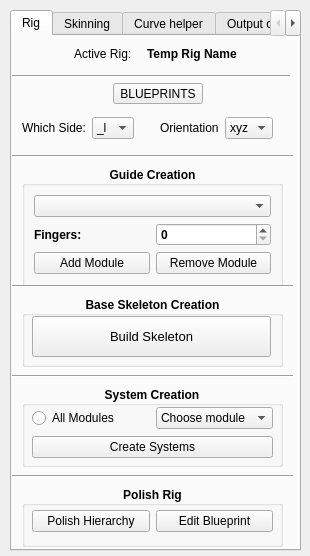
<?xml version="1.0" encoding="UTF-8"?>
<ui version="4.0">
 <class>Form</class>
 <widget class="QWidget" name="Form">
  <property name="geometry">
   <rect>
    <x>0</x>
    <y>0</y>
    <width>310</width>
    <height>556</height>
   </rect>
  </property>
  <property name="windowTitle">
   <string>Form</string>
  </property>
  <widget class="QTabWidget" name="tabWidget">
   <property name="geometry">
    <rect>
     <x>10</x>
     <y>10</y>
     <width>291</width>
     <height>541</height>
    </rect>
   </property>
   <property name="currentIndex">
    <number>0</number>
   </property>
   <widget class="QWidget" name="tab_rig">
    <attribute name="title">
     <string>Rig</string>
    </attribute>
    <widget class="QGroupBox" name="groupBox">
     <property name="geometry">
      <rect>
       <x>10</x>
       <y>130</y>
       <width>261</width>
       <height>121</height>
      </rect>
     </property>
     <property name="sizePolicy">
      <sizepolicy hsizetype="Preferred" vsizetype="Preferred">
       <horstretch>0</horstretch>
       <verstretch>0</verstretch>
      </sizepolicy>
     </property>
     <property name="font">
      <font>
       <family>MS Shell Dlg 2</family>
       <weight>75</weight>
       <italic>false</italic>
       <bold>true</bold>
       <underline>false</underline>
       <strikeout>false</strikeout>
       <kerning>false</kerning>
      </font>
     </property>
     <property name="title">
      <string>Guide Creation</string>
     </property>
     <property name="alignment">
      <set>Qt::AlignCenter</set>
     </property>
     <property name="checkable">
      <bool>false</bool>
     </property>
     <layout class="QGridLayout" name="gridLayout">
      <item row="1" column="0">
       <layout class="QGridLayout" name="gridLayout_3">
        <item row="1" column="0">
         <widget class="QComboBox" name="module_picker_ddbox"/>
        </item>
        <item row="2" column="0">
         <layout class="QHBoxLayout" name="horizontalLayout_6">
          <item>
           <widget class="QLabel" name="label_8">
            <property name="text">
             <string>Fingers:</string>
            </property>
           </widget>
          </item>
          <item>
           <widget class="QSpinBox" name="spinBox"/>
          </item>
         </layout>
        </item>
       </layout>
      </item>
      <item row="2" column="0">
       <layout class="QGridLayout" name="gridLayout_2">
        <item row="0" column="0">
         <widget class="QPushButton" name="add_mdl_btn">
          <property name="font">
           <font>
            <weight>50</weight>
            <bold>false</bold>
           </font>
          </property>
          <property name="text">
           <string>Add Module</string>
          </property>
         </widget>
        </item>
        <item row="0" column="1">
         <widget class="QPushButton" name="remove_mdl_btn">
          <property name="font">
           <font>
            <weight>50</weight>
            <bold>false</bold>
           </font>
          </property>
          <property name="text">
           <string>Remove Module</string>
          </property>
         </widget>
        </item>
       </layout>
      </item>
     </layout>
    </widget>
    <widget class="QGroupBox" name="groupBox_2">
     <property name="geometry">
      <rect>
       <x>10</x>
       <y>260</y>
       <width>261</width>
       <height>71</height>
      </rect>
     </property>
     <property name="font">
      <font>
       <weight>75</weight>
       <bold>true</bold>
      </font>
     </property>
     <property name="title">
      <string>Base Skeleton Creation</string>
     </property>
     <property name="alignment">
      <set>Qt::AlignCenter</set>
     </property>
     <widget class="QPushButton" name="build_skeleton_btn">
      <property name="geometry">
       <rect>
        <x>10</x>
        <y>20</y>
        <width>239</width>
        <height>41</height>
       </rect>
      </property>
      <property name="baseSize">
       <size>
        <width>40</width>
        <height>49</height>
       </size>
      </property>
      <property name="font">
       <font>
        <pointsize>10</pointsize>
        <weight>50</weight>
        <bold>false</bold>
       </font>
      </property>
      <property name="text">
       <string>Build Skeleton</string>
      </property>
     </widget>
    </widget>
    <widget class="Line" name="line">
     <property name="geometry">
      <rect>
       <x>-3</x>
       <y>30</y>
       <width>281</width>
       <height>20</height>
      </rect>
     </property>
     <property name="orientation">
      <enum>Qt::Horizontal</enum>
     </property>
    </widget>
    <widget class="QGroupBox" name="groupBox_3">
     <property name="geometry">
      <rect>
       <x>10</x>
       <y>350</y>
       <width>261</width>
       <height>81</height>
      </rect>
     </property>
     <property name="font">
      <font>
       <weight>75</weight>
       <bold>true</bold>
      </font>
     </property>
     <property name="title">
      <string>System Creation</string>
     </property>
     <property name="alignment">
      <set>Qt::AlignCenter</set>
     </property>
     <widget class="QWidget" name="gridLayoutWidget_7">
      <property name="geometry">
       <rect>
        <x>10</x>
        <y>20</y>
        <width>241</width>
        <height>53</height>
       </rect>
      </property>
      <layout class="QGridLayout" name="gridLayout_8">
       <item row="1" column="0">
        <widget class="QPushButton" name="Create_systems_btn">
         <property name="font">
          <font>
           <weight>50</weight>
           <bold>false</bold>
           <underline>false</underline>
           <strikeout>false</strikeout>
          </font>
         </property>
         <property name="text">
          <string>Create Systems</string>
         </property>
        </widget>
       </item>
       <item row="0" column="0">
        <layout class="QGridLayout" name="gridLayout_11">
         <item row="0" column="1">
          <widget class="QComboBox" name="Sys_choose_mdl_ddbox">
           <property name="font">
            <font>
             <weight>50</weight>
             <bold>false</bold>
            </font>
           </property>
           <item>
            <property name="text">
             <string>Choose module</string>
            </property>
           </item>
          </widget>
         </item>
         <item row="0" column="0">
          <widget class="QRadioButton" name="Sys_add_mdl_radioBtn">
           <property name="font">
            <font>
             <weight>50</weight>
             <bold>false</bold>
            </font>
           </property>
           <property name="text">
            <string>All Modules</string>
           </property>
          </widget>
         </item>
        </layout>
       </item>
      </layout>
     </widget>
    </widget>
    <widget class="Line" name="line_2">
     <property name="geometry">
      <rect>
       <x>0</x>
       <y>110</y>
       <width>281</width>
       <height>20</height>
      </rect>
     </property>
     <property name="orientation">
      <enum>Qt::Horizontal</enum>
     </property>
    </widget>
    <widget class="Line" name="line_3">
     <property name="geometry">
      <rect>
       <x>0</x>
       <y>240</y>
       <width>281</width>
       <height>20</height>
      </rect>
     </property>
     <property name="orientation">
      <enum>Qt::Horizontal</enum>
     </property>
    </widget>
    <widget class="QGroupBox" name="groupBox_4">
     <property name="geometry">
      <rect>
       <x>10</x>
       <y>450</y>
       <width>261</width>
       <height>61</height>
      </rect>
     </property>
     <property name="font">
      <font>
       <weight>75</weight>
       <bold>true</bold>
      </font>
     </property>
     <property name="title">
      <string>Polish Rig</string>
     </property>
     <property name="alignment">
      <set>Qt::AlignCenter</set>
     </property>
     <widget class="QWidget" name="gridLayoutWidget_9">
      <property name="geometry">
       <rect>
        <x>10</x>
        <y>20</y>
        <width>241</width>
        <height>31</height>
       </rect>
      </property>
      <layout class="QGridLayout" name="gridLayout_10">
       <item row="0" column="1">
        <widget class="QPushButton" name="Polish_btn">
         <property name="font">
          <font>
           <weight>50</weight>
           <bold>false</bold>
           <underline>false</underline>
           <strikeout>false</strikeout>
          </font>
         </property>
         <property name="text">
          <string>Polish Hierarchy</string>
         </property>
        </widget>
       </item>
       <item row="0" column="2">
        <widget class="QPushButton" name="Polish_btn_2">
         <property name="font">
          <font>
           <weight>50</weight>
           <bold>false</bold>
           <underline>false</underline>
           <strikeout>false</strikeout>
          </font>
         </property>
         <property name="text">
          <string>Edit Blueprint</string>
         </property>
        </widget>
       </item>
      </layout>
     </widget>
    </widget>
    <widget class="Line" name="line_4">
     <property name="geometry">
      <rect>
       <x>0</x>
       <y>330</y>
       <width>281</width>
       <height>20</height>
      </rect>
     </property>
     <property name="orientation">
      <enum>Qt::Horizontal</enum>
     </property>
    </widget>
    <widget class="Line" name="line_5">
     <property name="geometry">
      <rect>
       <x>0</x>
       <y>430</y>
       <width>281</width>
       <height>20</height>
      </rect>
     </property>
     <property name="orientation">
      <enum>Qt::Horizontal</enum>
     </property>
    </widget>
    <widget class="QWidget" name="gridLayoutWidget_11">
     <property name="geometry">
      <rect>
       <x>54</x>
       <y>0</y>
       <width>171</width>
       <height>36</height>
      </rect>
     </property>
     <layout class="QGridLayout" name="gridLayout_12">
      <property name="leftMargin">
       <number>8</number>
      </property>
      <property name="spacing">
       <number>0</number>
      </property>
      <item row="0" column="1">
       <widget class="QLabel" name="rig_name_temp">
        <property name="font">
         <font>
          <pointsize>9</pointsize>
          <weight>75</weight>
          <bold>true</bold>
         </font>
        </property>
        <property name="text">
         <string>Temp Rig Name</string>
        </property>
       </widget>
      </item>
      <item row="0" column="0">
       <widget class="QLabel" name="label_2">
        <property name="enabled">
         <bool>true</bool>
        </property>
        <property name="text">
         <string>Active Rig:</string>
        </property>
       </widget>
      </item>
     </layout>
    </widget>
    <widget class="QLabel" name="image_lbl">
     <property name="geometry">
      <rect>
       <x>10</x>
       <y>0</y>
       <width>31</width>
       <height>31</height>
      </rect>
     </property>
     <property name="sizePolicy">
      <sizepolicy hsizetype="Minimum" vsizetype="Minimum">
       <horstretch>0</horstretch>
       <verstretch>0</verstretch>
      </sizepolicy>
     </property>
     <property name="text">
      <string/>
     </property>
     <property name="pixmap">
      <pixmap>E:/YR2/Branding/logo_new_transparent.png</pixmap>
     </property>
     <property name="scaledContents">
      <bool>true</bool>
     </property>
    </widget>
    <widget class="QWidget" name="gridLayoutWidget_4">
     <property name="geometry">
      <rect>
       <x>10</x>
       <y>40</y>
       <width>271</width>
       <height>71</height>
      </rect>
     </property>
     <layout class="QGridLayout" name="gridLayout_5">
      <item row="0" column="0">
       <layout class="QHBoxLayout" name="horizontalLayout_5">
        <item>
         <spacer name="horizontalSpacer_2">
          <property name="orientation">
           <enum>Qt::Horizontal</enum>
          </property>
          <property name="sizeHint" stdset="0">
           <size>
            <width>40</width>
            <height>20</height>
           </size>
          </property>
         </spacer>
        </item>
        <item>
         <widget class="QToolButton" name="blueprints_menu_toolbtn">
          <property name="minimumSize">
           <size>
            <width>10</width>
            <height>11</height>
           </size>
          </property>
          <property name="maximumSize">
           <size>
            <width>16777215</width>
            <height>16777215</height>
           </size>
          </property>
          <property name="text">
           <string>BLUEPRINTS</string>
          </property>
         </widget>
        </item>
        <item>
         <spacer name="horizontalSpacer_3">
          <property name="orientation">
           <enum>Qt::Horizontal</enum>
          </property>
          <property name="sizeHint" stdset="0">
           <size>
            <width>10</width>
            <height>20</height>
           </size>
          </property>
         </spacer>
        </item>
       </layout>
      </item>
      <item row="1" column="0">
       <layout class="QGridLayout" name="gridLayout_7">
        <item row="0" column="0">
         <widget class="QLabel" name="whichside_lbl">
          <property name="text">
           <string>Which Side:</string>
          </property>
         </widget>
        </item>
        <item row="0" column="1">
         <widget class="QComboBox" name="whichside_ddbox">
          <item>
           <property name="text">
            <string>_l</string>
           </property>
          </item>
          <item>
           <property name="text">
            <string>_r</string>
           </property>
          </item>
         </widget>
        </item>
        <item row="0" column="3">
         <layout class="QGridLayout" name="gridLayout_9">
          <item row="0" column="0">
           <widget class="QLabel" name="orientation_lbl">
            <property name="text">
             <string>Orientation</string>
            </property>
           </widget>
          </item>
          <item row="0" column="1">
           <widget class="QComboBox" name="orientation_ddbox">
            <item>
             <property name="text">
              <string>xyz</string>
             </property>
            </item>
            <item>
             <property name="text">
              <string>yzx</string>
             </property>
            </item>
            <item>
             <property name="text">
              <string>zxy</string>
             </property>
            </item>
           </widget>
          </item>
          <item row="0" column="2">
           <spacer name="horizontalSpacer_4">
            <property name="orientation">
             <enum>Qt::Horizontal</enum>
            </property>
            <property name="sizeHint" stdset="0">
             <size>
              <width>40</width>
              <height>20</height>
             </size>
            </property>
           </spacer>
          </item>
         </layout>
        </item>
        <item row="0" column="2">
         <spacer name="horizontalSpacer">
          <property name="orientation">
           <enum>Qt::Horizontal</enum>
          </property>
          <property name="sizeHint" stdset="0">
           <size>
            <width>40</width>
            <height>20</height>
           </size>
          </property>
         </spacer>
        </item>
       </layout>
      </item>
     </layout>
    </widget>
   </widget>
   <widget class="QWidget" name="tab_skinning">
    <attribute name="title">
     <string>Skinning</string>
    </attribute>
    <widget class="QLabel" name="label_3">
     <property name="geometry">
      <rect>
       <x>110</x>
       <y>40</y>
       <width>61</width>
       <height>61</height>
      </rect>
     </property>
     <property name="font">
      <font>
       <pointsize>20</pointsize>
      </font>
     </property>
     <property name="text">
      <string>WIP</string>
     </property>
    </widget>
    <widget class="QGroupBox" name="groupBox_5">
     <property name="geometry">
      <rect>
       <x>9</x>
       <y>149</y>
       <width>261</width>
       <height>231</height>
      </rect>
     </property>
     <property name="title">
      <string>GroupBox</string>
     </property>
     <widget class="QLabel" name="label_6">
      <property name="geometry">
       <rect>
        <x>10</x>
        <y>30</y>
        <width>251</width>
        <height>51</height>
       </rect>
      </property>
      <property name="text">
       <string>&gt; tools I feel necessary for skinning like exporting</string>
      </property>
     </widget>
     <widget class="QLabel" name="label_5">
      <property name="geometry">
       <rect>
        <x>30</x>
        <y>90</y>
        <width>221</width>
        <height>51</height>
       </rect>
      </property>
      <property name="text">
       <string>&gt; options to add desired skin clusters</string>
      </property>
     </widget>
     <widget class="QLabel" name="label_4">
      <property name="geometry">
       <rect>
        <x>30</x>
        <y>130</y>
        <width>221</width>
        <height>51</height>
       </rect>
      </property>
      <property name="text">
       <string>&gt; Creates skn_joints selection set</string>
      </property>
     </widget>
    </widget>
   </widget>
   <widget class="QWidget" name="tab_curve_helper">
    <attribute name="title">
     <string>Curve helper</string>
    </attribute>
    <widget class="QLabel" name="label">
     <property name="geometry">
      <rect>
       <x>110</x>
       <y>80</y>
       <width>51</width>
       <height>41</height>
      </rect>
     </property>
     <property name="font">
      <font>
       <pointsize>20</pointsize>
      </font>
     </property>
     <property name="text">
      <string>WIP</string>
     </property>
    </widget>
   </widget>
   <widget class="QWidget" name="tab_export">
    <attribute name="title">
     <string>Output options</string>
    </attribute>
    <widget class="QLabel" name="label_7">
     <property name="geometry">
      <rect>
       <x>110</x>
       <y>0</y>
       <width>61</width>
       <height>61</height>
      </rect>
     </property>
     <property name="font">
      <font>
       <pointsize>20</pointsize>
      </font>
     </property>
     <property name="text">
      <string>WIP</string>
     </property>
    </widget>
    <widget class="QLabel" name="label_14">
     <property name="geometry">
      <rect>
       <x>0</x>
       <y>60</y>
       <width>281</width>
       <height>20</height>
      </rect>
     </property>
     <property name="font">
      <font>
       <pointsize>9</pointsize>
       <weight>75</weight>
       <bold>true</bold>
      </font>
     </property>
     <property name="text">
      <string>-- SAVE YOUR WORK BEFORE EXPORTING!!! --</string>
     </property>
    </widget>
    <widget class="QWidget" name="gridLayoutWidget">
     <property name="geometry">
      <rect>
       <x>30</x>
       <y>210</y>
       <width>231</width>
       <height>111</height>
      </rect>
     </property>
     <layout class="QGridLayout" name="gridLayout_13">
      <item row="2" column="0">
       <widget class="QLabel" name="label_13">
        <property name="text">
         <string>* If referenced, Imports Rig. </string>
        </property>
       </widget>
      </item>
      <item row="0" column="0">
       <widget class="QLabel" name="label_11">
        <property name="text">
         <string>On Exporting, these commands will also run:</string>
        </property>
       </widget>
      </item>
      <item row="1" column="0">
       <widget class="QLabel" name="label_12">
        <property name="text">
         <string>* Control rig will be removed.</string>
        </property>
       </widget>
      </item>
      <item row="3" column="0">
       <widget class="QLabel" name="label_15">
        <property name="text">
         <string>* Animation will be baked to joints.</string>
        </property>
       </widget>
      </item>
     </layout>
    </widget>
    <widget class="QWidget" name="horizontalLayoutWidget_4">
     <property name="geometry">
      <rect>
       <x>20</x>
       <y>330</y>
       <width>241</width>
       <height>61</height>
      </rect>
     </property>
     <layout class="QHBoxLayout" name="horizontalLayout_4">
      <item>
       <widget class="QPushButton" name="pushButton_10">
        <property name="minimumSize">
         <size>
          <width>50</width>
          <height>50</height>
         </size>
        </property>
        <property name="font">
         <font>
          <pointsize>11</pointsize>
          <weight>75</weight>
          <bold>true</bold>
         </font>
        </property>
        <property name="text">
         <string>EXPORT</string>
        </property>
       </widget>
      </item>
     </layout>
    </widget>
    <widget class="QWidget" name="gridLayoutWidget_2">
     <property name="geometry">
      <rect>
       <x>10</x>
       <y>90</y>
       <width>261</width>
       <height>113</height>
      </rect>
     </property>
     <layout class="QGridLayout" name="gridLayout_14">
      <item row="0" column="0">
       <layout class="QHBoxLayout" name="horizontalLayout">
        <item>
         <widget class="QLabel" name="file_name_lbl">
          <property name="text">
           <string>FileName:</string>
          </property>
         </widget>
        </item>
        <item>
         <widget class="QLineEdit" name="file_name_lineEdit"/>
        </item>
        <item>
         <widget class="QLabel" name="fbx_lbl">
          <property name="text">
           <string>.fbx</string>
          </property>
         </widget>
        </item>
       </layout>
      </item>
      <item row="1" column="0">
       <layout class="QHBoxLayout" name="horizontalLayout_2">
        <item>
         <widget class="QLineEdit" name="location_picker_lineEdit">
          <property name="text">
           <string>LOCATION PICKER</string>
          </property>
         </widget>
        </item>
        <item>
         <widget class="QPushButton" name="browse_folder_btn">
          <property name="text">
           <string>Browse</string>
          </property>
         </widget>
        </item>
       </layout>
      </item>
      <item row="2" column="0">
       <layout class="QHBoxLayout" name="horizontalLayout_3">
        <property name="spacing">
         <number>0</number>
        </property>
        <item>
         <widget class="QPushButton" name="pushButton_7">
          <property name="minimumSize">
           <size>
            <width>50</width>
            <height>50</height>
           </size>
          </property>
          <property name="text">
           <string>Include Motion</string>
          </property>
         </widget>
        </item>
        <item>
         <widget class="QPushButton" name="pushButton_8">
          <property name="sizePolicy">
           <sizepolicy hsizetype="Minimum" vsizetype="Fixed">
            <horstretch>0</horstretch>
            <verstretch>0</verstretch>
           </sizepolicy>
          </property>
          <property name="minimumSize">
           <size>
            <width>50</width>
            <height>50</height>
           </size>
          </property>
          <property name="font">
           <font>
            <family>MS Shell Dlg 2</family>
            <stylestrategy>PreferDefault</stylestrategy>
           </font>
          </property>
          <property name="text">
           <string>Include Mesh</string>
          </property>
         </widget>
        </item>
        <item>
         <widget class="QPushButton" name="pushButton_9">
          <property name="minimumSize">
           <size>
            <width>50</width>
            <height>50</height>
           </size>
          </property>
          <property name="font">
           <font>
            <family>Nirmala UI</family>
            <underline>false</underline>
            <strikeout>false</strikeout>
           </font>
          </property>
          <property name="mouseTracking">
           <bool>false</bool>
          </property>
          <property name="layoutDirection">
           <enum>Qt::LeftToRight</enum>
          </property>
          <property name="text">
           <string>Skeleton Cleanup</string>
          </property>
         </widget>
        </item>
       </layout>
      </item>
     </layout>
    </widget>
   </widget>
  </widget>
 </widget>
 <resources/>
 <connections/>
</ui>
